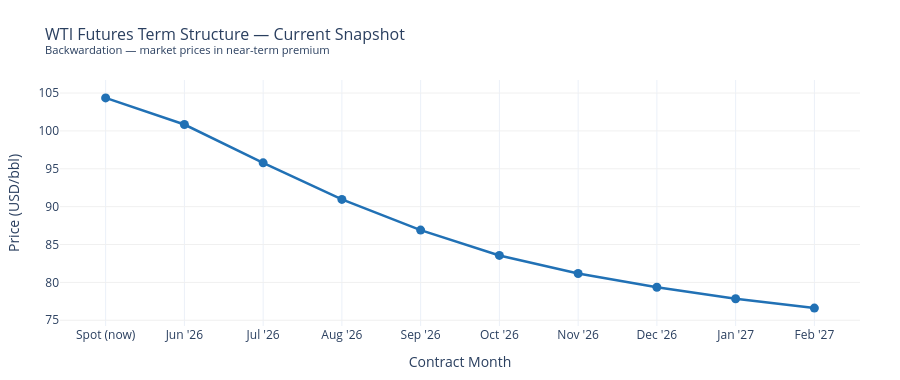

The notebook cell this image was saved under:
### Markdown cell above
---

## Act 4 — What Could Have Helped?

Prophet is a strong statistical baseline. But it's blind to the world outside the price series.
Here are four information sources — and four classes of method — that a more capable
forecaster could exploit.

### Code cell
def make_futures_curve_chart(price_df: pd.DataFrame) -> go.Figure | None:
    """Snapshot of the WTI futures term structure from nearby NYMEX contracts.

    Uses Yahoo Finance contract tickers (e.g. CLH26.NYM for March 2026).
    Skips gracefully if the tickers are unavailable or expired.
    """
    month_codes = ["F", "G", "H", "J", "K", "M", "N", "Q", "U", "V", "X", "Z"]
    month_names = ["Jan", "Feb", "Mar", "Apr", "May", "Jun",
                   "Jul", "Aug", "Sep", "Oct", "Nov", "Dec"]
    month_map = dict(zip(month_codes, month_names))

    today = datetime.date.today()
    tickers: list[str] = []
    labels: list[str] = []

    for delta_months in range(1, 10):
        # Step forward month by month
        m = today.month - 1 + delta_months
        year = today.year + m // 12
        month = m % 12 + 1
        code = month_codes[month - 1]
        yr2 = str(year)[-2:]
        ticker = f"CL{code}{yr2}.NYM"
        tickers.append(ticker)
        labels.append(f"{month_map[code]} '{yr2}")

    prices: list[float] = []
    valid_labels: list[str] = []

    for ticker, label in zip(tickers, labels):
        try:
            data = yf.download(ticker, period="5d", progress=False, auto_adjust=True)
            if isinstance(data.columns, pd.MultiIndex):
                data.columns = data.columns.get_level_values(0)
            if not data.empty and "Close" in data.columns:
                val = float(data["Close"].dropna().iloc[-1])
                if val > 1.0:
                    prices.append(val)
                    valid_labels.append(label)
        except Exception:
            pass

    if not prices:
        print("⚠ Futures contract data not available — skipping term-structure chart.")
        return None

    spot = float(price_df["price"].iloc[-1])
    all_labels = ["Spot (now)"] + valid_labels
    all_prices = [spot] + prices

    contango = prices[-1] > prices[0] if len(prices) > 1 else False
    structure = "Contango — market prices in higher costs ahead" if contango else "Backwardation — market prices in near-term premium"
    curve_color = "#e6550d" if contango else "#2171b5"

    fig = go.Figure()
    fig.add_trace(go.Scatter(
        x=all_labels, y=all_prices,
        mode="lines+markers",
        line=dict(color=curve_color, width=2.5),
        marker=dict(size=9),
        name="WTI Futures Curve",
    ))
    fig.update_layout(
        title=dict(
            text=f"WTI Futures Term Structure — Current Snapshot<br><sup>{structure}</sup>",
            font=dict(size=16),
        ),
        xaxis=dict(title="Contract Month"),
        yaxis=dict(title="Price (USD/bbl)", showgrid=True, gridcolor="#f0f0f0"),
        template="plotly_white",
        height=380,
        margin=dict(t=80, b=50, l=60, r=40),
    )
    return fig


futures_fig = make_futures_curve_chart(price_df)
if futures_fig is not None:
    futures_fig.show()

### Figure 1 — Plotly figure (JSON) as saved in the notebook; plotly's stock layout.template omitted (floating-point values rounded to 4 significant figures)
{"data": [{"line": {"color": "#2171b5", "width": 2.5}, "marker": {"size": 9}, "mode": "lines+markers", "name": "WTI Futures Curve", "type": "scatter", "x": ["Spot (now)", "Jun '26", "Jul '26", "Aug '26", "Sep '26", "Oct '26", "Nov '26", "Dec '26", "Jan '27", "Feb '27"], "y": [104.3, 100.8, 95.78, 90.95, 86.9, 83.56, 81.18, 79.36, 77.84, 76.61]}], "layout": {"height": 380, "margin": {"b": 50, "l": 60, "r": 40, "t": 80}, "title": {"font": {"size": 16}, "text": "WTI Futures Term Structure — Current Snapshot<br><sup>Backwardation — market prices in near-term premium</sup>"}, "xaxis": {"title": {"text": "Contract Month"}}, "yaxis": {"gridcolor": "#f0f0f0", "showgrid": true, "title": {"text": "Price (USD/bbl)"}}}}
